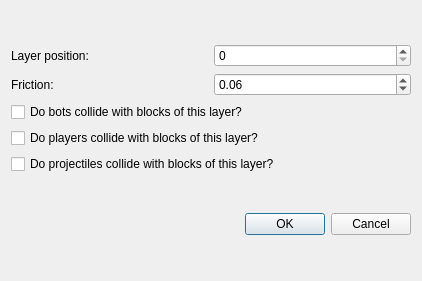
<?xml version="1.0" encoding="UTF-8"?>
<ui version="4.0">
 <class>LayerSettingsDialog</class>
 <widget class="QDialog" name="LayerSettingsDialog">
  <property name="geometry">
   <rect>
    <x>0</x>
    <y>0</y>
    <width>422</width>
    <height>281</height>
   </rect>
  </property>
  <property name="windowTitle">
   <string>Dialog</string>
  </property>
  <layout class="QVBoxLayout" name="verticalLayout_2">
   <item>
    <layout class="QVBoxLayout" name="verticalLayout">
     <item>
      <layout class="QHBoxLayout" name="horizontalLayout_5">
       <item>
        <widget class="QLabel" name="label">
         <property name="text">
          <string>Layer position:</string>
         </property>
        </widget>
       </item>
       <item>
        <widget class="QSpinBox" name="sbLayer"/>
       </item>
      </layout>
     </item>
     <item>
      <layout class="QHBoxLayout" name="horizontalLayout_4">
       <item>
        <widget class="QLabel" name="label_2">
         <property name="text">
          <string>Friction:</string>
         </property>
        </widget>
       </item>
       <item>
        <widget class="QDoubleSpinBox" name="sbFriction">
         <property name="minimum">
          <double>0.010000000000000</double>
         </property>
         <property name="maximum">
          <double>9.990000000000000</double>
         </property>
         <property name="value">
          <double>0.060000000000000</double>
         </property>
        </widget>
       </item>
      </layout>
     </item>
     <item>
      <layout class="QHBoxLayout" name="horizontalLayout_3">
       <item>
        <widget class="QCheckBox" name="cbCollideBots">
         <property name="text">
          <string>Do bots collide with blocks of this layer?</string>
         </property>
        </widget>
       </item>
      </layout>
     </item>
     <item>
      <layout class="QHBoxLayout" name="horizontalLayout">
       <item>
        <widget class="QCheckBox" name="cbCollidePlayers">
         <property name="text">
          <string>Do players collide with blocks of this layer?</string>
         </property>
        </widget>
       </item>
      </layout>
     </item>
     <item>
      <layout class="QHBoxLayout" name="horizontalLayout_2">
       <item>
        <widget class="QCheckBox" name="cbCollideProjectiles">
         <property name="text">
          <string>Do projectiles collide with blocks of this layer?</string>
         </property>
        </widget>
       </item>
      </layout>
     </item>
    </layout>
   </item>
   <item>
    <widget class="QDialogButtonBox" name="buttonBox">
     <property name="orientation">
      <enum>Qt::Horizontal</enum>
     </property>
     <property name="standardButtons">
      <set>QDialogButtonBox::Cancel|QDialogButtonBox::Ok</set>
     </property>
    </widget>
   </item>
  </layout>
 </widget>
 <resources/>
 <connections>
  <connection>
   <sender>buttonBox</sender>
   <signal>accepted()</signal>
   <receiver>LayerSettingsDialog</receiver>
   <slot>accept()</slot>
   <hints>
    <hint type="sourcelabel">
     <x>248</x>
     <y>254</y>
    </hint>
    <hint type="destinationlabel">
     <x>157</x>
     <y>274</y>
    </hint>
   </hints>
  </connection>
  <connection>
   <sender>buttonBox</sender>
   <signal>rejected()</signal>
   <receiver>LayerSettingsDialog</receiver>
   <slot>reject()</slot>
   <hints>
    <hint type="sourcelabel">
     <x>316</x>
     <y>260</y>
    </hint>
    <hint type="destinationlabel">
     <x>286</x>
     <y>274</y>
    </hint>
   </hints>
  </connection>
 </connections>
</ui>
